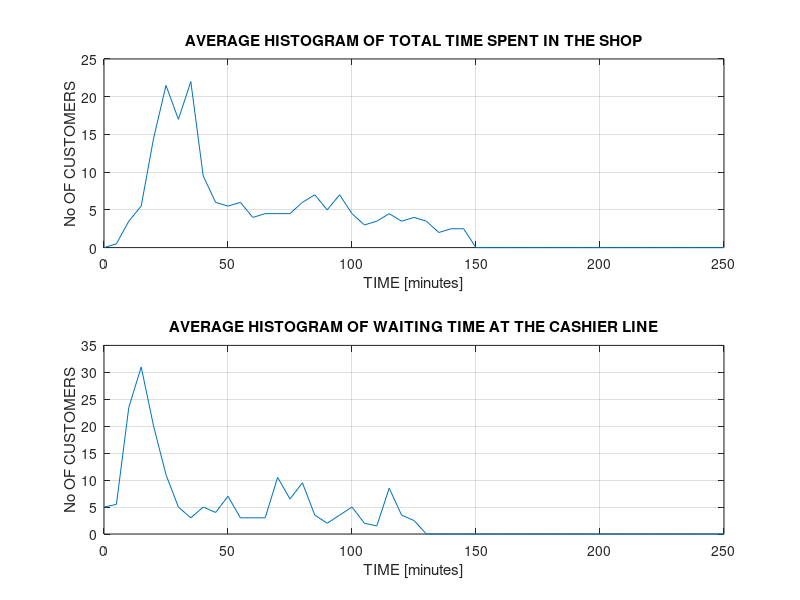

This figure's MATLAB source:
%*****************************************************************************
%----------   MODELS AND SIMULATION OF AGRICULTURAL SYSTEMS     --------------
% MARKOL simulation basic program
%        dtentr       : minimum time interval between customer arrivals
%        pr           : probability of customer arrival in dtentr.
%        maxworkhours : maximum working hours for the markol simulation [min].
%        dtshopmin    : minimum time interval a customer spends in the shop.
%        dtshopmax    : maximum time interval a customer spends in the shop.
%        dtservmin    : minimum time interval a customer is being served at 
%                       the cashier.
%        dtservmax    : maximum time interval a customer is being served at
%                       the cashier.
%******************************************************************************
%        written by Victor Alchanatis, modified by Rafi Linker
%        last update: 30/03/97
%==============================================================================
% INPUT OF PARAMETERS AND INITIALIZATION OF VARIABLES
%-----------------------------------------------------
clear;
cth1=[];cth2=[];ccmax_waiting_time=[];ccav_waiting_time=[];ccav_cash_wait=[];
ccmax_cash_wait=[];cctot_cash_wait=[];
clf;
hold off
rand('seed',10000);
format compact;

maxworkhours=8*60;  % MIN
dtentr=1;  %MIN

dtshopmin=2.0;      % min
dtshopmax=20.0;     % min
dtservmin=1.0;      % min
dtservmax=5;        % min

nsim=2;
minarea=0.40;
maxarea=0.45;
areastep=0.05;
%******************************************************************************

for area=maxarea:-areastep:minarea
   pr=0.1*area/0.1;
   th1=[];th2=[];cmax_waiting_time=[];cav_waiting_time=[];
   cmax_cash_wait=[];cav_cash_wait=[];ctot_cash_wait=[];
   
   for sim=1:nsim
% ARRIVAL TIME COMPUTATION
%--------------------------
      texit=[];
                              % vector with all time intervals
      pot_time_arr=0:dtentr:maxworkhours;
                              % vector with '1' where a customer may arrive
      customers=rand(size(pot_time_arr))<pr;
                              % vector with the first point of the interval
                              % during which a customer arrives
      tent=pot_time_arr(customers==1);
      maxcl=length(tent);
      disp(sprintf('Total number of customers                             %2.3g    '...
           ,maxcl))

                              % time interval between customer arrivals
      dtent=tent-[0,tent(1:maxcl-1)];
      pot_time_arr=[];customers=[];

% COMPUTATION OF THE TIME AT WHICH EACH CUSTOMER WILL PROCEED TO THE LINE
%-------------------------------------------------------------------------
                               % vector of random shopping time intervals
      dtshop=rand(1,maxcl)*(dtshopmax-dtshopmin)+dtshopmin;
                               % vector of absolute time at which each customer
                               % will proceed to the line (NOT SORTED)
      tline=tent+dtshop;

% SORTING OF THE CUSTOMERS ACCORDING TO THE TIME THEY PROCEED TO THE LINE
%------------------------------------------------------------------------
      [tmp,i]=sort(tline);
      clear tmp;                     % tmp is no longer needed
      alldata=[(1:maxcl)'  dtent' tent' dtshop' tline'];
      alldatasorted=alldata(i,:);
      sortline=alldatasorted(:,5)';

% COMPUTATION OF SERVICE TIME FOR EACH CUSTOMER
%----------------------------------------------
      dtserv=rand(1,maxcl)*(dtservmax-dtservmin)+dtservmin;

 
% COMPUTATION OF THE EXIT TIME OF EACH CUSTOMER
%----------------------------------------------
      texit(1)=sortline(1)+dtserv(1);
      for i=2:maxcl
        texit(i)=max(texit(i-1) , sortline(i)) + dtserv(i);
      end
% MATRIX THAT CONTAINS ALL THE DATA
%-----------------------------------
      finaldata=[alldatasorted dtserv' texit'];

% VECTOR OF THE TIME THAT EACH CUSTOMER HAS SPENT WAITING IN THE LINE
%--------------------------------------------------------------------
      wait=(texit-dtserv-sortline)';

% MAXIMUM TIME OF A SINGLE CUSTOMER WAITING  IN THE LINE
%-------------------------------------------------------
      max_waiting_time=max(wait);
      cmax_waiting_time=[cmax_waiting_time ; max_waiting_time];

% AVERAGE TIME OF WAITING IN THE LINE
%------------------------------------
      av_waiting_time=mean(wait);
      cav_waiting_time=[cav_waiting_time ; av_waiting_time];
    
% TIME THAT THE CASHIER WAITS BETWEEN CUSTOMERS (EMPTY LINE)
%-----------------------------------------------------------
      cashier_wait=(sortline(2:maxcl)-texit(1:maxcl-1));
      ii=find(cashier_wait>0);

      cashier_wait=cashier_wait.*(cashier_wait>0);
      max_cash_wait=max(cashier_wait(ii));
      cmax_cash_wait=[cmax_cash_wait ; max_cash_wait ];
      av_cash_wait=mean(cashier_wait);
      cav_cash_wait=[cav_cash_wait ; av_cash_wait];

      tot_cash_wait=sum(cashier_wait(ii));
      ctot_cash_wait=[ctot_cash_wait ; tot_cash_wait];

                                  % Plot of the line length vrs time 
      a=[sortline' ones(maxcl,1)
         texit'    (-1)*ones(maxcl,1)];
      [tmp,ii]=sort(a(:,1));
      clear tmp;
      a=a(ii,:);
      for k=2:length(a)
         a(k,2)=a(k-1,2)+a(k,2);
      end
      figure(1)
      clf
      stairs(a(:,1)/60,a(:,2));
      grid
      title('LINE AT THE CASHIER VRS TIME')
      xlabel('TIME [hours]')
      ylabel('LINE LENGTH')
      pause

      [h1,nn1]=hist(texit'-alldatasorted(:,3),0:5:250);
      th1=[th1 ; h1];
      [h2,nn2]=hist(wait,0:5:250);
      th2=[th2 ; h2];

      
   end                        % nsim loop

   th1=mean(th1);  cth1=[cth1 ; th1];
   th2=mean(th2);  cth2=[cth2 ; th2];
   figure(1)
   subplot(211)
   plot(nn1,th1)
   grid
   title('AVERAGE HISTOGRAM OF TOTAL TIME SPENT IN THE SHOP')
   xlabel('TIME [minutes]')
   ylabel('No OF CUSTOMERS')

   subplot(212)
   plot(nn2,th2)
   grid
   title('AVERAGE HISTOGRAM OF WAITING TIME AT THE CASHIER LINE')
   xlabel('TIME [minutes]')
   ylabel('No OF CUSTOMERS')
   pause

   max_waiting_time=mean(cmax_waiting_time);
   disp(sprintf('Maximun time that a customer waits in the line        %2.3g min'...
       ,max_waiting_time))
   ccmax_waiting_time=[ccmax_waiting_time ; max_waiting_time];

   av_waiting_time=mean(cav_waiting_time);
   disp(sprintf('Average time that a customer waits in the line:       %2.3g min'...
        ,av_waiting_time))
   ccav_waiting_time=[ccav_waiting_time ; av_waiting_time];

         
   max_cash_wait=mean(cmax_cash_wait );
   ccmax_cash_wait=[ccmax_cash_wait ; max_cash_wait];
   av_cash_wait=mean(cav_cash_wait);
   ccav_cash_wait=[ccav_cash_wait ; av_cash_wait];
   disp(sprintf('Maximum time that the cashier line is empty:          %2.3g min'...
        ,max_cash_wait))
   disp(sprintf('Average time that the cashier line is empty:          %2.3g min'...
        ,av_cash_wait))

   tot_cash_wait=mean(ctot_cash_wait);
   cctot_cash_wait=[cctot_cash_wait ; tot_cash_wait];
   disp(sprintf('Total time that the cashier line is empty:            %2.3g min'...
        ,tot_cash_wait))
end                        % of area loop
